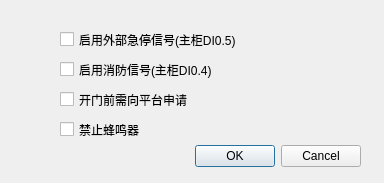
<?xml version="1.0" encoding="UTF-8"?>
<ui version="4.0">
 <class>Dialog</class>
 <widget class="QDialog" name="Dialog">
  <property name="geometry">
   <rect>
    <x>0</x>
    <y>0</y>
    <width>384</width>
    <height>183</height>
   </rect>
  </property>
  <property name="windowTitle">
   <string>参数设置</string>
  </property>
  <widget class="QDialogButtonBox" name="buttonBox">
   <property name="geometry">
    <rect>
     <x>20</x>
     <y>140</y>
     <width>341</width>
     <height>32</height>
    </rect>
   </property>
   <property name="orientation">
    <enum>Qt::Horizontal</enum>
   </property>
   <property name="standardButtons">
    <set>QDialogButtonBox::Cancel|QDialogButtonBox::Ok</set>
   </property>
  </widget>
  <widget class="QCheckBox" name="checkBox_ask_bf_open_door">
   <property name="geometry">
    <rect>
     <x>60</x>
     <y>90</y>
     <width>221</width>
     <height>19</height>
    </rect>
   </property>
   <property name="text">
    <string>开门前需向平台申请</string>
   </property>
  </widget>
  <widget class="QCheckBox" name="checkBox_enable_fire_signal">
   <property name="geometry">
    <rect>
     <x>60</x>
     <y>60</y>
     <width>221</width>
     <height>19</height>
    </rect>
   </property>
   <property name="text">
    <string>启用消防信号(主柜DI0.4)</string>
   </property>
  </widget>
  <widget class="QCheckBox" name="checkBox_enable_estop_ext">
   <property name="geometry">
    <rect>
     <x>60</x>
     <y>30</y>
     <width>221</width>
     <height>19</height>
    </rect>
   </property>
   <property name="text">
    <string>启用外部急停信号(主柜DI0.5)</string>
   </property>
  </widget>
  <widget class="QCheckBox" name="checkBox_disable_buzzer">
   <property name="geometry">
    <rect>
     <x>60</x>
     <y>120</y>
     <width>221</width>
     <height>19</height>
    </rect>
   </property>
   <property name="text">
    <string>禁止蜂鸣器</string>
   </property>
  </widget>
 </widget>
 <resources/>
 <connections>
  <connection>
   <sender>buttonBox</sender>
   <signal>accepted()</signal>
   <receiver>Dialog</receiver>
   <slot>accept()</slot>
   <hints>
    <hint type="sourcelabel">
     <x>248</x>
     <y>254</y>
    </hint>
    <hint type="destinationlabel">
     <x>157</x>
     <y>274</y>
    </hint>
   </hints>
  </connection>
  <connection>
   <sender>buttonBox</sender>
   <signal>rejected()</signal>
   <receiver>Dialog</receiver>
   <slot>reject()</slot>
   <hints>
    <hint type="sourcelabel">
     <x>316</x>
     <y>260</y>
    </hint>
    <hint type="destinationlabel">
     <x>286</x>
     <y>274</y>
    </hint>
   </hints>
  </connection>
 </connections>
</ui>
